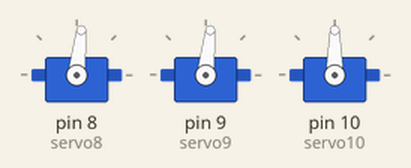
Recording of a sketch running on a simulated Arduino Uno, built with avr-gcc and run on an emulated ATmega328P. Parts: 3 × servo.

Above: at 0.05 s.
At 1.35 s:
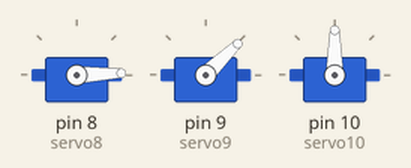
At 2.7 s:
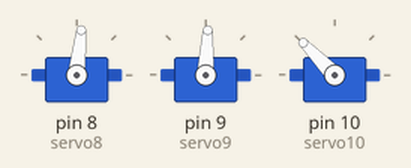
At 6.4 s:
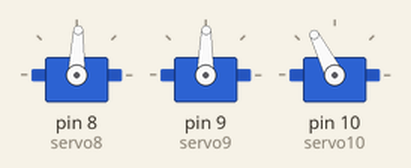
At 9.4 s:
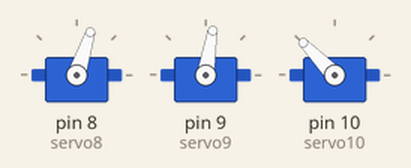
At 13.4 s:
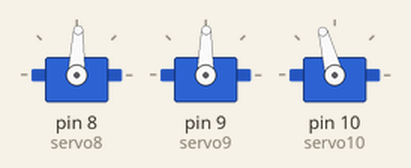
Timing chart, 0 to 17.7 s (numbered marks = the images above):
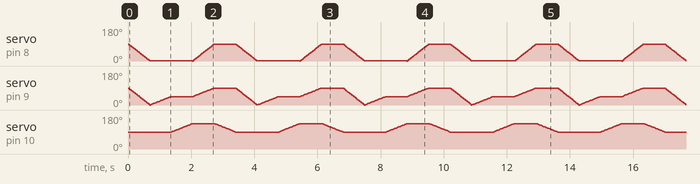

The sketch:

4_modules_garbage_bot_v2.ino
```cpp
#include <Servo.h>

// create servo objects to control servos
Servo servo8;
Servo servo9;
Servo servo10;

int angle = 45;


void setup() {
  // attaches servoes on pins to the servo objects
  servo8.attach(8);
  servo9.attach(9);
  servo10.attach(10);
}

void loop() {
  // 90, 90, 90
  servo8.write(90);  // tell servo to go to given position
  servo9.write(90);
  servo10.write(90);

  double ratio8 = 2;  // 90 / 45
  int delay_value = 15;

  if (angle < 90)
  {
    // 0, 0, 90
    for (int step=0; step<angle; step++) {
      servo8.write(max(90 - ratio8 * step, 0));
      // servo9.write(90 - step);
      servo9.write(max(90 - ratio8 * step, 0));
      delay(delay_value);
    }

    // 0, 45, 90
    for (int step=0; step<angle; step++) {
      servo9.write(step);
      delay(delay_value);
    }

    // 0, 45, 135
    for (int step=0; step<angle; step++) {
      servo10.write(min(90 + step, 135));
        delay(delay_value);
    }

    // 90, 90, 135
    for (int step=0; step<angle; step++) {
      servo8.write(ratio8 * step);
      servo9.write(45 + step);
      delay(delay_value);
    }

    // 90, 90, 90
    for (int step=0; step<angle; step++) {
      servo10.write(135 - step);
      delay(delay_value);
    }
  }
}
```

Measured:
- by itself, servo on pin 8 (servo8), servo on pin 9 (servo9): moves between 0° and 90°, repeating every 13.6 s
- by itself, servo on pin 10 (servo10): moves between 90° and 135°, repeating every 13.6 s
